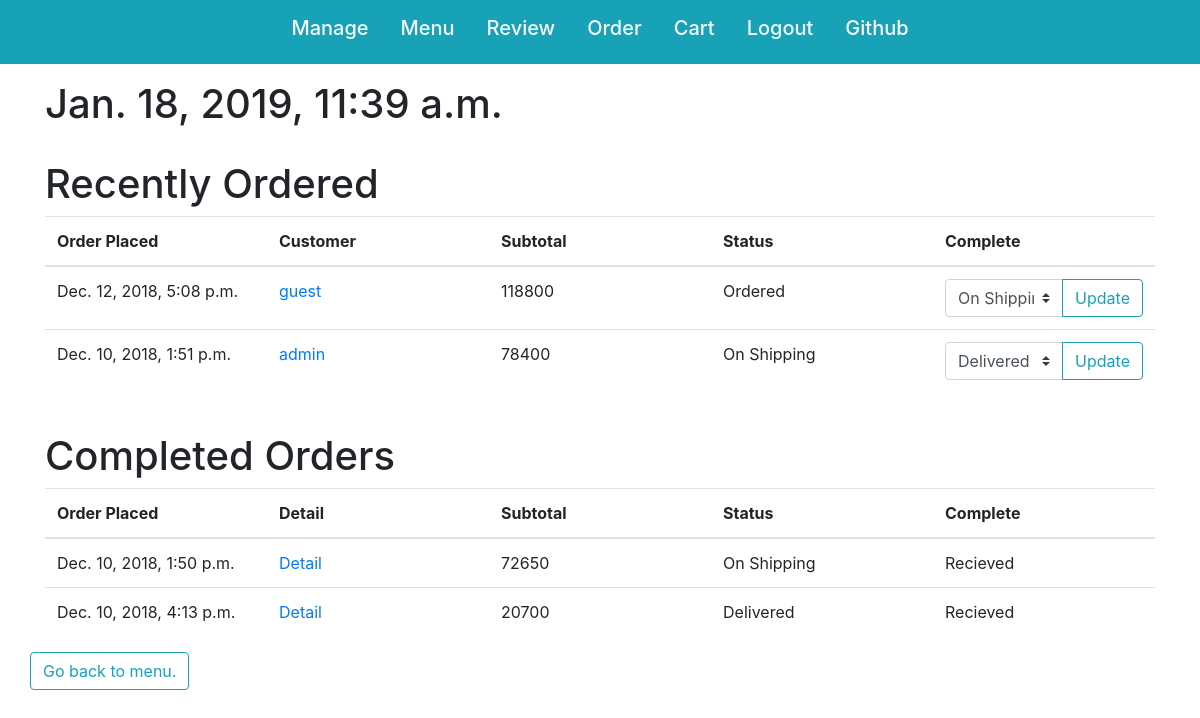
Before: /manage/order (signed in) with the older database file.
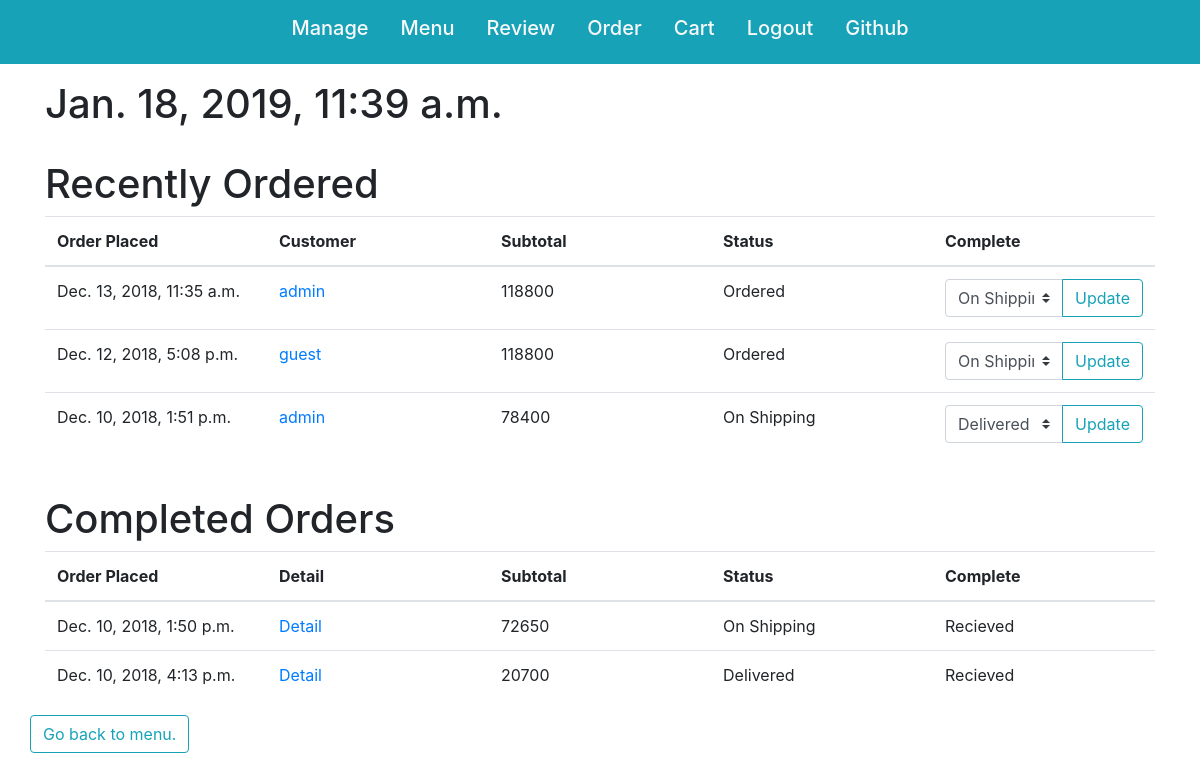
After: the same page with the newer database file.
### orders/models.py (models this page shows, shortened)
class Order(models.Model):
    user = models.ForeignKey(User, on_delete=models.CASCADE, related_name='order')
    items = models.ManyToManyField(OrderItem, related_name='order')
    subtotal = models.IntegerField('Shipment Total', default=0)
    order_time = models.DateTimeField('Order placed', default=timezone.now)
    contact = models.CharField(max_length=100)
    billing_address = models.CharField(max_length=100)
    shipping_address = models.CharField(max_length=100)
    message = models.CharField(max_length=50, blank=True)
    ORDERED = 'Ordered'
    SHIPPING = 'On Shipping'
    DELIVERED = 'Delivered'
    STATUS_CHOCIES = (
        (ORDERED, 'Ordered'),
        (SHIPPING, 'On Shipping'),
        (DELIVERED, 'Delivered')
    )
    status = models.CharField(max_length=16, choices=STATUS_CHOCIES, default=ORDERED)
    recieved = models.BooleanField(default=False)

### orders/views.py (the view, shortened to what this page needs)
# urls.py: path('manage/order', views.ManageOrder.as_view(), name='manage_order'),
class ManageOrder(PermissionRequiredMixin, ListView):
    permission_required = 'orders.can_manage'
    model = Order
    template_name = 'orders/manageorder_list.html'
    def get_context_data(self, **kwargs):
        context = super().get_context_data(**kwargs)
        today = datetime.today()
        context["today"] = today
        context["order_list_not_recieved"] = Order.objects.filter(Q(order_time__day=today.day)|Q(recieved=False)).order_by('-order_time')
        return context

### orders/templates/orders/manageorder_list.html (shortened to what this page needs)
{% extends "base_orders.html" %}
{% block head %}
{% load static %}
{% endblock %}
{% block content %}
<h1>{{ today }}</h1>
<br>
<h1>Recently Ordered</h1>
<table class="table">
    <colgroup>
        <col width="20%">
        <col width="20%">
        <col width="20%">
        <col width="20%">
        <col width="20%">
    </colgroup>
    <thread>
        <tr>
            <th>Order Placed</th>
            <th>Customer</th>
            <th>Subtotal</th>
            <th>Status</th>
            <th>Complete</th>
        </tr>
    </thread>
    <tbody>
        {% for order in order_list_not_recieved %}
        {% if not order.recieved %}
            <tr>
                <td>{{ order.order_time }}</td>
                <td><a href="{% url 'manage_order_detail' order.id %}">{{ order.user.username }}</a></td>
                <td>{{ order.subtotal }}</td>
                <td>{{ order.status }}</td>
                <td>
                    <form class="update_status" action="{% url 'manage_order' %}", method="POST">
                    <div class="input-group">
                        <select class="custom-select" name="status">
                            {% if order.status == 'Ordered' %}
                                <option selected value="On Shipping">On Shipping</option>
                            {% else %}
                                <option selected value="Delivered">Delivered</option>
                            {% endif %}
                        </select>
                        <div class="input-group-append">
                            <input class="btn btn-outline-info" type="submit" value="Update">
                        </div>
                    </div>
                    </form>
                </td>
            </tr>
        {% endif %}
        {% endfor %}
    </tbody>
</table>
<br>
<h1>Completed Orders</h1>
<table class="table">
    <colgroup>
        <col width="20%">
        <col width="20%">
        <col width="20%">
        <col width="20%">
        <col width="20%">
    </colgroup>
    <thread>
        <tr>
            <th>Order Placed</th>
            <th>Detail</th>
            <th>Subtotal</th>
            <th>Status</th>
            <th>Complete</th>
        </tr>
    </thread>
    <tbody>
        {% for order in order_list %}
        {% if order.recieved %}
            <tr>
                <td>{{ order.order_time }}</td>
                <td><a href="{% url 'manage_order_detail' order.id %}">Detail</a></td>
                <td>{{ order.subtotal }}</td>
                <td>{{ order.status }}</td>
                <td>Recieved</td>
            </tr>
        {% endif %}
        {% endfor %}
    </tbody>
</table>
<div class="row">
    <a href="{% url 'index' %}" class="btn btn-outline-info">Go back to menu.</a>
</div>
{% endblock %}

Changed rows visible on the page:
added Order: order_time "Dec. 13, 2018, 11:35 a.m.", user.username "admin", subtotal "118800", status "Ordered", status "On Shipping", shown under "Recently Ordered"
